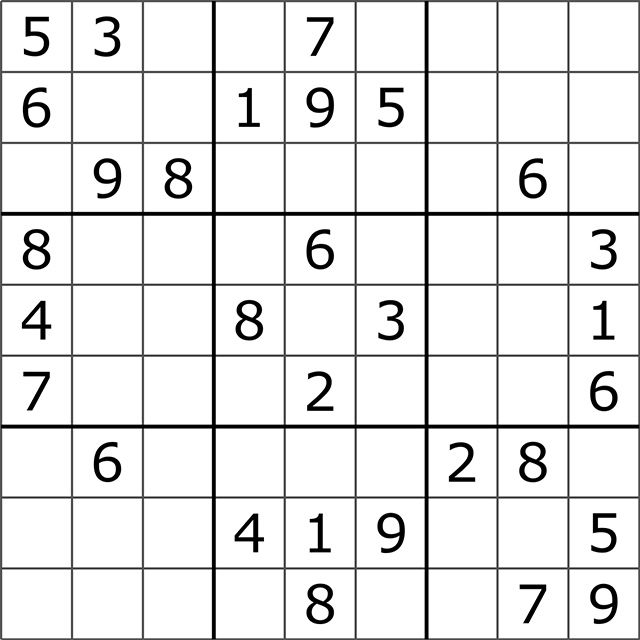
#> input picture Project/Sudoku/easy.jpg, 640 x 640 px
$ jupyter execute --allow-errors recognize.ipynb
#> lines starting #> are read from the running program, lines starting #| are printed output that depends on the picture; after the words box and inside, x2 and y2 are one past the last pixel; in counts of white or black regions, pixels touching at a corner belong together
[cell 1]
import numpy as np
import matplotlib.pyplot as plt
import cv2 as cv

[cell 2]
img = cv.imread('easy.jpg')
#> img is the input picture: shape (640, 640, 3); min 0, max 255, mean 231.1
plt.imshow(img, cmap= 'gray')

[cell 3]
gray = cv.cvtColor(img, cv.COLOR_BGR2GRAY)
dst = cv.GaussianBlur(gray, (3, 3), cv.BORDER_DEFAULT)
# ret,thresh_inv = cv.threshold(gray, 150, 255,cv.THRESH_BINARY_INV)
# thresh_inv = cv.Canny(dst, 128, 255) # nhị phân hóa ảnh
# thresh_inv = cv.adaptiveThreshold(dst,255,1,1,11,2)
thresh_inv = cv.adaptiveThreshold(dst, 255, cv.ADAPTIVE_THRESH_GAUSSIAN_C, 1, 11, 2)
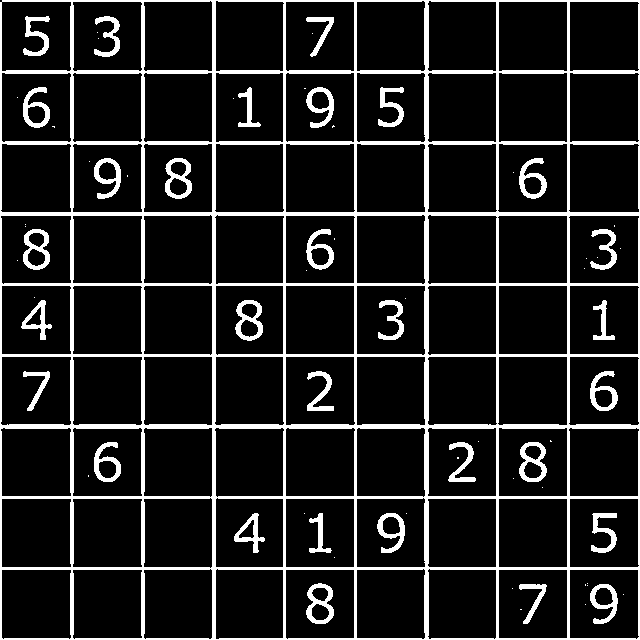
#> thresh_inv: shape (640, 640); 13% white; 70 white regions (39 under 20 px)
plt.imshow(thresh_inv, cmap= 'gray')

[cell 4]
im = img.copy()
contours,hierarchy = cv.findContours(thresh_inv, cv.RETR_TREE, cv.CHAIN_APPROX_NONE)
#> contours = 172 contours, 39 with area under 20; largest, box (x1, y1, x2, y2) and area: (0, 0, 640, 640) 408318, (1, 1, 72, 72) 4774, (1, 569, 72, 640) 4768, (569, 1, 640, 72) 4768, (1, 498, 72, 568) 4766
cv.drawContours(im, contours, -1, (0, 0, 255), 5)
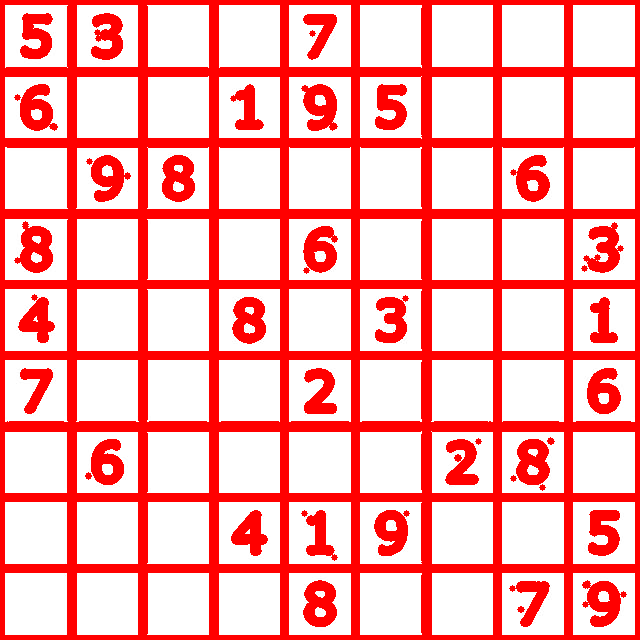
#> im: shape (640, 640, 3); mean B, G, R 171.5, 171.5, 254.9
plt.imshow(im, cmap= 'gray')

[cell 5]
def findBlockSudoku(contours):
    cnt = contours[0]
#> cnt = contour of 2555 points, box (x1, y1, x2, y2) (0, 0, 640, 640), area 408318
    max_area = cv.contourArea(cnt)
#> max_area = 408317.5
    for cont in contours:
        if cv.contourArea(cont) > max_area:
            cnt = cont
            max_area = cv.contourArea(cont)
#> this loop made 172 passes
#> cont on passes 3 to 5: [[585, 604]], [[623, 594]], [[587, 585]]
#> after the loop, max_area = 408317.5

    epsilon = 0.01 * cv.arcLength(cnt, True)
#> epsilon = 25.55
    poly_approx = cv.approxPolyDP(cnt, epsilon, True)
#> poly_approx = [[2, 0], [0, 639], [639, 639], [639, 0]]

    return poly_approx

[cell 6]
poly_approx = findBlockSudoku(contours)
#> poly_approx = [[2, 0], [0, 639], [639, 639], [639, 0]]
t = img.copy()
cv.drawContours(t, [poly_approx], -1, (255, 0, 0), 4)
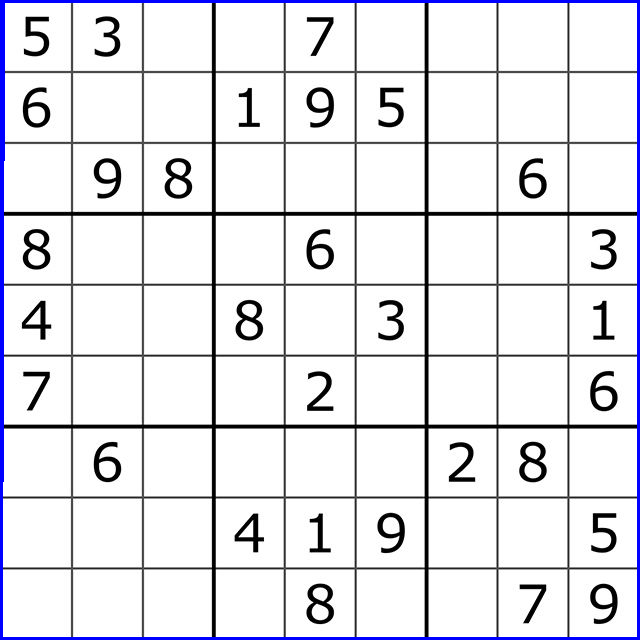
#> t: shape (640, 640, 3); 2.02% of pixels changed, all inside (x1, y1, x2, y2) = (0, 0, 640, 640)
plt.imshow(t, cmap= 'gray')

[cell 7]
def get_corner(pts):
    corner = np.zeros((4, 2), dtype = "float32")
    corner[0] = pts[0]
    corner[1] = pts[1]
    corner[2] = pts[2]
    corner[3] = pts[3]

# [4 lines of commented-out code are left out]

    return corner

[cell 8]
def transfrom_sudoku(image, pts):
    input_pts = get_corner(pts)
#> input_pts = [[2, 0], [0, 639], [639, 639], [639, 0]]
    (tl, bl, br, tr) = input_pts
#> tl = [2, 0]; bl = [0, 639]; br = [639, 639]; tr = [639, 0]

    widthAD = int(np.sqrt(((tr[0] - tl[0]) ** 2) + ((tr[1] - tl[1]) ** 2)))
#> widthAD = 637
    widthBC = int(np.sqrt(((br[0] - bl[0]) ** 2) + ((br[1] - bl[1]) ** 2)))
#> widthBC = 639
    maxWidth = max(widthAD, widthBC)
#> maxWidth = 639

    heightAB = int(np.sqrt(((tl[0] - bl[0]) ** 2) + ((tl[1] - bl[1]) ** 2)))
#> heightAB = 639
    heightCD = int(np.sqrt(((tr[0] - br[0]) ** 2) + ((tr[1] - br[1]) ** 2)))
#> heightCD = 639
    maxHeight = max(heightAB, heightCD)
#> maxHeight = 639

    output_pts = np.array([
        [0, 0],
        [0, maxHeight - 1],
        [maxWidth - 1, maxHeight - 1],
        [maxWidth - 1, 0]], dtype = "float32")
#> output_pts = [[0, 0], [0, 638], [638, 638], [638, 0]]

    M = cv.getPerspectiveTransform(input_pts, output_pts)
#> M = [[1, 0.00313, -2], [-8.13e-17, 1, 0], [0, 4.91e-06, 1]]
    warped = cv.warpPerspective(image, M, (maxWidth, maxHeight), flags= cv.INTER_LINEAR)

    return warped

[cell 9]
warped = transfrom_sudoku(thresh_inv, poly_approx)
plt.imshow(warped, cmap= 'gray')
warped.shape
#> Out = (639, 639)

[cell 10]
def prediction(image):
    classes = new_model.predict_classes(image)

    if classes == [[0]]:
        return 0
    elif classes == [[1]]:
        return 1
    elif classes == [[2]]:
        return 2
    elif classes == [[3]]:
        return 3
    elif classes == [[4]]:
        return 4
    elif classes == [[5]]:
        return 5
    elif classes == [[6]]:
        return 6
    elif classes == [[7]]:
        return 7
    elif classes == [[8]]:
        return 8
    elif classes == [[9]]:
        return 9

[cell 11]
from tensorflow.keras.models import load_model
#> (the rest of this cell did not finish here and is left out)

[cell 12]
# test_image = cv.imread('6.jpg',0)
# plt.imshow(test_image,cmap='gray')
# test_image.shape

[cell 13]
# grayt.shape

[cell 14]
# [6 lines of commented-out code are left out]

[cell 15]
import tensorflow as tf
from PIL import Image

[cell 16]
def getCellPositions(img_PT):
    img_PT = cv.resize(img,(3070,3070))
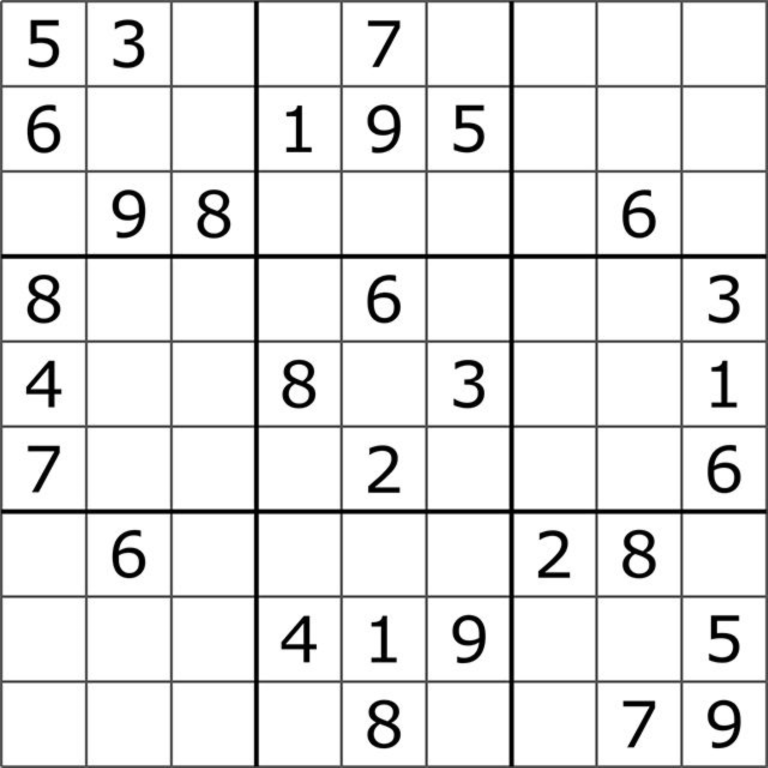
#> img_PT: shape (3070, 3070, 3) (shown at 1/4 size); min 0, max 255, mean 231
    cell_positions = []

    width = img_PT.shape[1]
#> width = 3070
    height = img_PT.shape[0]
#> height = 3070

    cell_width = width//9
#> cell_width = 341
    cell_height = height//9
#> cell_height = 341

    x1,x2,y1,y2 = 0,0,0,0

    for i in range(9):
        y2 = y1 + cell_height
        x1 = 0
        for j in range(9):
            x2 = x1 + cell_width
            current_cell = [x1 + 30, x2 - 30, y1 + 30, y2 - 30]
            cell_positions.append(current_cell)
            x1 = x2
        y1 = y2
    return cell_positions

[cell 17]
pos = getCellPositions(warped)
#> pos = 81 items, first 6: [30, 311, 30, 311], [371, 652, 30, 311], [712, 993, 30, 311], [1053, 1334, 30, 311], [1394, 1675, 30, 311], [1735, 2016, 30, 311]
pos
#> Out has the same summary as pos

[cell 18]
# cv.imshow('Hoa Bi Ngan', cv.resize(warped.copy(),(15,3070)))
# cv.waitKey(0)
# cv.destroyAllWindows()

[cell 19]
# plt.imshow(warped,cmap='gray')

#> (a cell that did not finish here is left out)

[cell 21]
plt.imshow(cv.resize(warped.copy(),(3070,3070))[30: 311, 30: 311], cmap= 'gray')
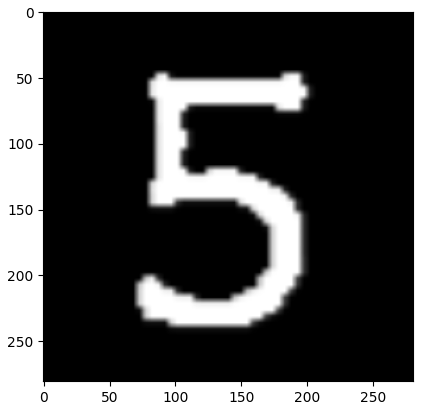
#> figure drawn by matplotlib, 1 panel

[cell 22]
etes = cv.resize(warped.copy(),(3070,3070))[30: 311, 30: 311]
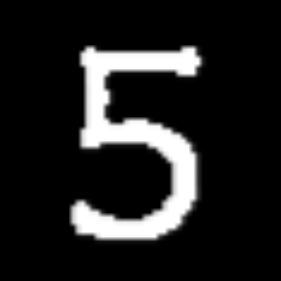
#> etes: shape (281, 281); min 0, max 255, mean 32.6
# grayt = cv.cvtColor(etes, cv.COLOR_BGR2GRAY)
# # dstt = cv.GaussianBlur(etes, (3, 3), cv.BORDER_DEFAULT)
b = etes.copy()
# c = cv.adaptiveThreshold(grayt, 255, cv.ADAPTIVE_THRESH_GAUSSIAN_C, 1, 11, 2)
# c = cv.Canny(etes, 128, 255)
# plt.imshow(c, cmap= 'gray')
con, hierarchy = cv.findContours(etes, cv.RETR_TREE, cv.CHAIN_APPROX_SIMPLE)
#> con = 1 contour; box (x1, y1, x2, y2) and area: (69, 44, 208, 246) 14674
len(con)
cv.drawContours(b, con, -1, (255, 0, 0), 1)
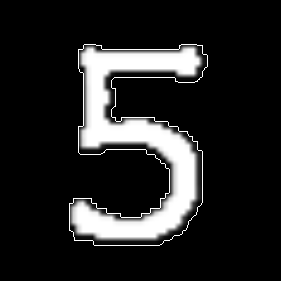
#> b: shape (281, 281); 1.31% of pixels changed, all inside (x1, y1, x2, y2) = (69, 44, 208, 246)
plt.imshow(b, cmap= 'gray')
# area_cnt = [cv.contourArea(cnt) for cnt in con]
# area_sort = np.argsort(area_cnt)[::-1]
# cnt = contours[area_sort[1]]
m = findBlockSudoku(con)
#> the loop in findBlockSudoku (call 2), `for cont in contours:` made 1 pass
#> m = contour of 16 points, box (x1, y1, x2, y2) (69, 44, 208, 246), area 13700
x,y,w,h = cv.boundingRect(m)
#> x = 69; y = 44; w = 139; h = 202
k = etes.copy()
cv.rectangle(k,(x,y),(x+w,y+h),(255,0,0),1)
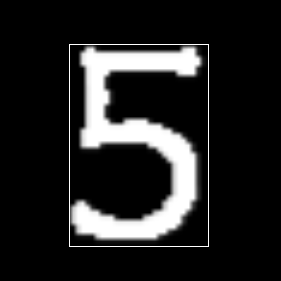
#> k: shape (281, 281); 0.86% of pixels changed, all inside (x1, y1, x2, y2) = (69, 44, 209, 247)
plt.imshow(k, cmap= 'gray')
# # cv.drawContours(k, [x], -1, (255, 0, 0), 1)
# # plt.imshow(k, cmap= 'gray')
roismall = cv.resize(etes[y:y+h, x:x+w],(10,10))
plt.imshow(roismall, cmap= 'gray')
roismall = roismall.reshape((1,100))
roismall = np.float32(roismall)
#> (the rest of this cell did not finish here and is left out)

[cell 23]
etesttt = cv.resize(etes[y:y+h, x:x+w], (28, 28))
# etesttt = cv.cvtColor(etesttt, cv.COLOR_BGR2GRAY)
etesttt = cv.adaptiveThreshold(etesttt, 255, cv.ADAPTIVE_THRESH_GAUSSIAN_C, 1, 11, 2)
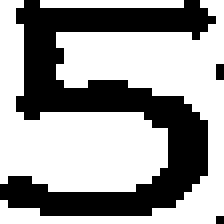
#> etesttt: shape (28, 28) (shown 8 times larger); 61.5% white; 3 black regions (2 under 20 px), largest, box (x1, y1, x2, y2) and area: (0, 0, 27, 27) 299
plt.imshow(cv.resize(etes[y:y+h, x+10:x+w-10], (28, 28)), cmap= 'gray')
# [4 lines of commented-out code are left out]
resized_digittt= etesttt.reshape(1, 28, 28, 1)
#> (the rest of this cell did not finish here and is left out)

[cell 24]
def predictDigit(cell,img):
    img = cv.resize(img,(3070,3070))
    img = img[cell[2] : cell[3], cell[0] : cell[1]]
    contours,hierarchy = cv.findContours(img, cv.RETR_TREE, cv.CHAIN_APPROX_SIMPLE)
    if len(contours) > 0:
        m = findBlockSudoku(contours)
        x,y,w,h = cv.boundingRect(m)
        if w * h >= 13000:
            roismall = cv.resize(img[y:y+h, x:x+w],(10,10))
            roismall = roismall.reshape((1,100))
            roismall = np.float32(roismall)
            retval, results, neigh_resp, dists = model.findNearest(roismall, k = 1)
            return int((results[0][0]))
        else:
            return 0
    else:
        return 0

[cell 25]
def extractSudokuDigits(img_PT):
    #we start looking at the middle of the cell as this is where the sudoku digit should be at
    cell_digits,num = [],0
    cells = getCellPositions(img_PT)
#> cells has the same summary as pos outside extractSudokuDigits
    for cell in range(len(cells)):
        num = predictDigit(cells[cell],img_PT)
        cell_digits.append(num)
#> this loop made 1 pass
#> (x in predictDigit, y in predictDigit, w in predictDigit, h in predictDigit) on pass 1: (69, 44, 139, 202)
#> pass 1, in predictDigit, `img = cv.resize(img,(3070,3070))`:
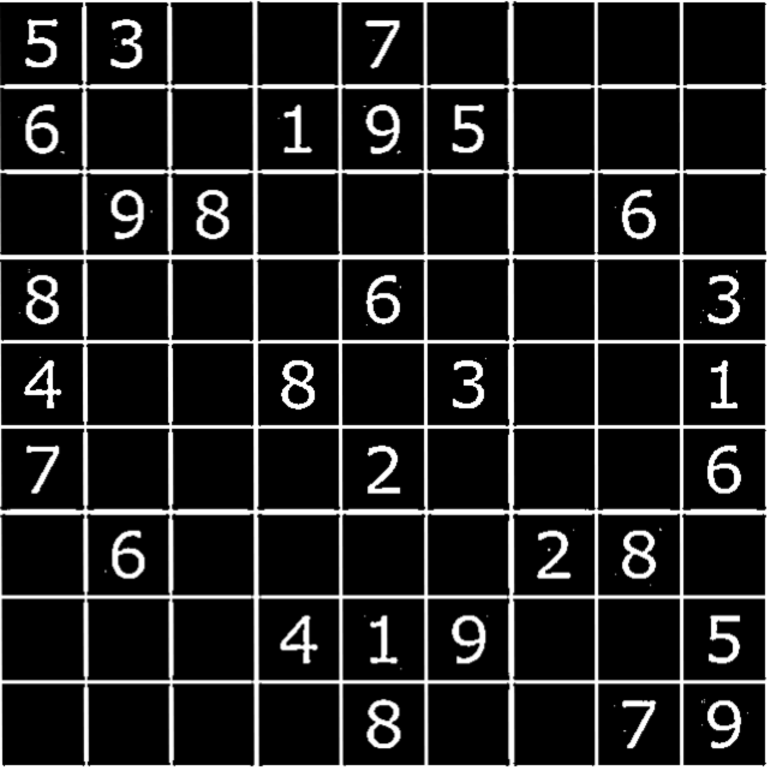
#> img: shape (3070, 3070) (shown at 1/4 size); min 0, max 255, mean 32.9
#> after the loop, cell_digits = []
    n = 9
    cell_digits = [cell_digits[i:i+n] for i in range(0, len(cell_digits), n)]
    return cell_digits
